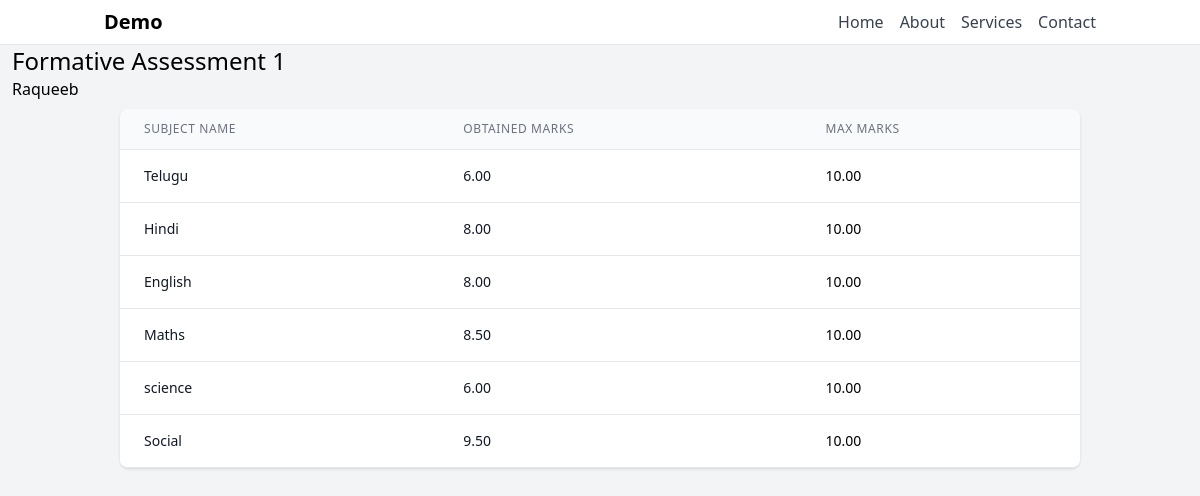
The page /marks/1/3/ on the database its author committed.
### Student_app/models.py (models this page shows, shortened)
class Exams(models.Model):
    name = models.CharField(max_length=100)

class Student(models.Model):
    name = models.CharField(max_length=100)
    father_name = models.CharField(max_length=100, null=True)
    roll_no = models.IntegerField(unique=True)
    standard = models.ForeignKey(Class, on_delete=models.CASCADE)
    date_of_birth = models.DateField(null=True, blank=True)
    email = models.EmailField(null=True, blank=True)
    address = models.TextField(null=True, blank=True)
    phone_number = models.IntegerField(null=True, blank=True)
    photo = models.ImageField(upload_to="student-photos", null=True)

class Marks(models.Model):
    student = models.ForeignKey(Student, on_delete=models.CASCADE, related_name='marks')
    subject = models.ForeignKey(Subject, on_delete=models.CASCADE)
    marks_obtained = models.DecimalField(max_digits=5, decimal_places=2)
    max_marks = models.DecimalField(max_digits=5, decimal_places=2)
    exams = models.ForeignKey(Exams, on_delete=models.CASCADE, null=True)

class Subject(models.Model):
    name = models.CharField(max_length=100, unique=True)

### Student_app/views.py (the view)
# urls.py: path('marks/<int:exam_id>/<int:student_id>/', marks_details, name="marks_details"),
def marks_details(request, student_id, exam_id):
    exam = get_object_or_404(Exams, id = exam_id)
    student = get_object_or_404(Student ,id=student_id)
    marks = Marks.objects.filter(student=student, exams = exam)
    return render(request, 'marks.html', {'student': student, 'marks': marks, 'exam': exam})

### Student_app/templates/marks.html (shortened to what this page needs)
<!DOCTYPE html>
<html lang="en">
<head>
    <script src="https://cdn.tailwindcss.com"></script>
    <link rel="stylesheet" href="https://cdn.jsdelivr.net/npm/tailwindcss@2.2.19/dist/tailwind.min.css">
</head>
<body class="bg-gray-100">
<nav class="bg-white border-b border-gray-200">
  <div class="container mx-auto px-4 py-2 flex justify-between items-center">
    <div class="text-xl font-bold">Demo</div>
    <div class="hidden md:flex space-x-4">
      <a href="#" class="text-gray-700 hover:text-blue-500">Home</a>
      <a href="#" class="text-gray-700 hover:text-blue-500">About</a>
      <a href="#" class="text-gray-700 hover:text-blue-500">Services</a>
      <a href="#" class="text-gray-700 hover:text-blue-500">Contact</a>
    </div>
  </div>
</nav>
 <div class="container mx-3">
  <h1 class="text-2xl">{{exam.name}} </h1>
  <h2>{{student.name}}</h2>
 </div>
<div class="container mx-auto">
    <div class="flex flex-col">
        <div class="overflow-x-auto">
            <div class="py-2 align-middle inline-block min-w-full sm:px-6 lg:px-8">
                <div class="shadow overflow-hidden border-b border-gray-200 sm:rounded-lg">
                    <table class="min-w-full divide-y divide-gray-200">
                        <thead class="bg-gray-50">
                            <tr>
                                <th scope="col" class="px-6 py-3 text-left text-xs font-medium text-gray-500 uppercase tracking-wider">
                                    Subject Name
                                </th>
                                <th scope="col" class="px-6 py-3 text-left text-xs font-medium text-gray-500 uppercase tracking-wider">
                                    Obtained Marks
                                </th>
                                <th scope="col" class="px-6 py-3 text-left text-xs font-medium text-gray-500 uppercase tracking-wider">
                                    Max marks
                                </th>
                            </tr>
                        </thead>
                        <tbody class="bg-white divide-y divide-gray-200">
                            {% for mark in marks %}
                            <tr>
                                <td class="px-6 py-4 whitespace-nowrap text-sm text-gray-900">
                                  {{mark.subject.name}}
                                </td>
                                <td class="px-6 py-4 whitespace-nowrap text-sm text-gray-900">
                                    {{mark.marks_obtained}}
                                </td>
                                <td class="px-6 py-4 whitespace-nowrap text-sm font-medium">
                                   {{mark.max_marks}}
                                </td>
                            </tr>
                            {% endfor %}
                        </tbody>
                    </table>
                </div>
            </div>
        </div>
    </div>
</div>
</body>
</html>

### rows shown on the page
Exams: name "Formative Assessment 1"
Student: name "Raqueeb"
Marks: subject.name "Telugu", marks_obtained "6.00", max_marks "10.00"
Marks: subject.name "Hindi", marks_obtained "8.00", max_marks "10.00"
Marks: subject.name "English", marks_obtained "8.00", max_marks "10.00"
Marks: subject.name "Maths", marks_obtained "8.50", max_marks "10.00"
Marks: subject.name "science", marks_obtained "6.00", max_marks "10.00"
Marks: subject.name "Social", marks_obtained "9.50", max_marks "10.00"
